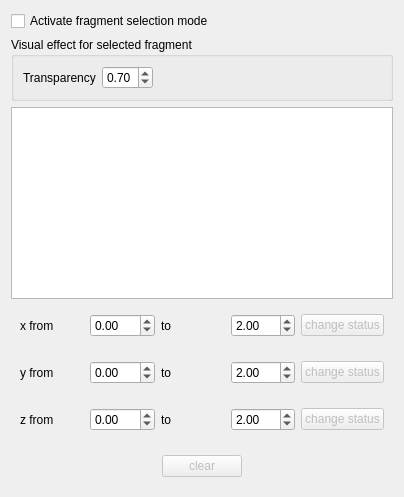
          <widget class="QWidget" name="tab_34">
           <attribute name="title">
            <string>Fragment</string>
           </attribute>
           <layout class="QVBoxLayout" name="verticalLayout_89">
            <item>
             <widget class="QCheckBox" name="ActivateFragmentSelectionModeCheckBox">
              <property name="text">
               <string>Activate fragment selection mode</string>
              </property>
             </widget>
            </item>
            <item>
             <widget class="QGroupBox" name="groupBox_21">
              <property name="minimumSize">
               <size>
                <width>0</width>
                <height>60</height>
               </size>
              </property>
              <property name="title">
               <string>Visual effect for selected fragment</string>
              </property>
              <layout class="QHBoxLayout" name="horizontalLayout_72">
               <item>
                <widget class="QLabel" name="label_52">
                 <property name="text">
                  <string>Transparency</string>
                 </property>
                </widget>
               </item>
               <item>
                <widget class="QDoubleSpinBox" name="ActivateFragmentSelectionTransp">
                 <property name="maximum">
                  <double>1.000000000000000</double>
                 </property>
                 <property name="singleStep">
                  <double>0.100000000000000</double>
                 </property>
                 <property name="value">
                  <double>0.700000000000000</double>
                 </property>
                </widget>
               </item>
               <item>
                <spacer name="horizontalSpacer_47">
                 <property name="orientation">
                  <enum>Qt::Horizontal</enum>
                 </property>
                 <property name="sizeHint" stdset="0">
                  <size>
                   <width>228</width>
                   <height>20</height>
                  </size>
                 </property>
                </spacer>
               </item>
              </layout>
             </widget>
            </item>
            <item>
             <widget class="QListWidget" name="AtomsInSelectedFragment"/>
            </item>
            <item>
             <widget class="QFrame" name="frame_61">
              <property name="frameShape">
               <enum>QFrame::NoFrame</enum>
              </property>
              <property name="frameShadow">
               <enum>QFrame::Raised</enum>
              </property>
              <layout class="QHBoxLayout" name="horizontalLayout_53">
               <item>
                <widget class="QLabel" name="label_55">
                 <property name="text">
                  <string>x from</string>
                 </property>
                </widget>
               </item>
               <item>
                <widget class="QDoubleSpinBox" name="xminborder">
                 <property name="minimum">
                  <double>-99.989999999999995</double>
                 </property>
                </widget>
               </item>
               <item>
                <widget class="QLabel" name="label_57">
                 <property name="text">
                  <string>to</string>
                 </property>
                </widget>
               </item>
               <item>
                <widget class="QDoubleSpinBox" name="xmaxborder">
                 <property name="minimum">
                  <double>-99.989999999999995</double>
                 </property>
                 <property name="value">
                  <double>2.000000000000000</double>
                 </property>
                </widget>
               </item>
               <item>
                <widget class="QPushButton" name="changeFragment1StatusByX">
                 <property name="enabled">
                  <bool>false</bool>
                 </property>
                 <property name="text">
                  <string>change status</string>
                 </property>
                </widget>
               </item>
              </layout>
             </widget>
            </item>
            <item>
             <widget class="QFrame" name="frame_62">
              <property name="frameShape">
               <enum>QFrame::NoFrame</enum>
              </property>
              <property name="frameShadow">
               <enum>QFrame::Raised</enum>
              </property>
              <layout class="QHBoxLayout" name="horizontalLayout_54">
               <item>
                <widget class="QLabel" name="label_58">
                 <property name="text">
                  <string>y from</string>
                 </property>
                </widget>
               </item>
               <item>
                <widget class="QDoubleSpinBox" name="yminborder">
                 <property name="minimum">
                  <double>-99.989999999999995</double>
                 </property>
                </widget>
               </item>
               <item>
                <widget class="QLabel" name="label_59">
                 <property name="text">
                  <string>to</string>
                 </property>
                </widget>
               </item>
               <item>
                <widget class="QDoubleSpinBox" name="ymaxborder">
                 <property name="minimum">
                  <double>-99.989999999999995</double>
                 </property>
                 <property name="value">
                  <double>2.000000000000000</double>
                 </property>
                </widget>
               </item>
               <item>
                <widget class="QPushButton" name="changeFragment1StatusByY">
                 <property name="enabled">
                  <bool>false</bool>
                 </property>
                 <property name="text">
                  <string>change status</string>
                 </property>
                </widget>
               </item>
              </layout>
             </widget>
            </item>
            <item>
             <widget class="QFrame" name="frame_63">
              <property name="frameShape">
               <enum>QFrame::NoFrame</enum>
              </property>
              <property name="frameShadow">
               <enum>QFrame::Raised</enum>
              </property>
              <layout class="QHBoxLayout" name="horizontalLayout_55">
               <item>
                <widget class="QLabel" name="label_60">
                 <property name="text">
                  <string>z from</string>
                 </property>
                </widget>
               </item>
               <item>
                <widget class="QDoubleSpinBox" name="zminborder">
                 <property name="minimum">
                  <double>-99.989999999999995</double>
                 </property>
                </widget>
               </item>
               <item>
                <widget class="QLabel" name="label_61">
                 <property name="text">
                  <string>to</string>
                 </property>
                </widget>
               </item>
               <item>
                <widget class="QDoubleSpinBox" name="zmaxborder">
                 <property name="minimum">
                  <double>-99.989999999999995</double>
                 </property>
                 <property name="value">
                  <double>2.000000000000000</double>
                 </property>
                </widget>
               </item>
               <item>
                <widget class="QPushButton" name="changeFragment1StatusByZ">
                 <property name="enabled">
                  <bool>false</bool>
                 </property>
                 <property name="text">
                  <string>change status</string>
                 </property>
                </widget>
               </item>
              </layout>
             </widget>
            </item>
            <item>
             <widget class="QFrame" name="frame_64">
              <property name="minimumSize">
               <size>
                <width>0</width>
                <height>40</height>
               </size>
              </property>
              <property name="frameShape">
               <enum>QFrame::NoFrame</enum>
              </property>
              <property name="frameShadow">
               <enum>QFrame::Raised</enum>
              </property>
              <layout class="QHBoxLayout" name="horizontalLayout_56">
               <property name="topMargin">
                <number>0</number>
               </property>
               <property name="bottomMargin">
                <number>0</number>
               </property>
               <item>
                <spacer name="horizontalSpacer_28">
                 <property name="orientation">
                  <enum>Qt::Horizontal</enum>
                 </property>
                 <property name="sizeHint" stdset="0">
                  <size>
                   <width>107</width>
                   <height>20</height>
                  </size>
                 </property>
                </spacer>
               </item>
               <item>
                <widget class="QPushButton" name="fragment1Clear">
                 <property name="enabled">
                  <bool>false</bool>
                 </property>
                 <property name="text">
                  <string>clear</string>
                 </property>
                </widget>
               </item>
               <item>
                <spacer name="horizontalSpacer_29">
                 <property name="orientation">
                  <enum>Qt::Horizontal</enum>
                 </property>
                 <property name="sizeHint" stdset="0">
                  <size>
                   <width>106</width>
                   <height>20</height>
                  </size>
                 </property>
                </spacer>
               </item>
              </layout>
             </widget>
            </item>
           </layout>
          </widget>
